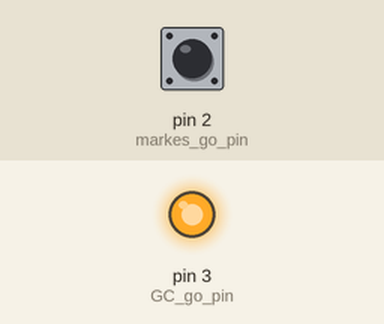
Recording of a sketch running on a simulated Arduino Uno, built with avr-gcc and run on an emulated ATmega328P. On the bench: output pins drawn as LEDs (lit = HIGH). The inputs (shaded band) are chosen by the test bench; at power-on: pin 2 (markes_go_pin) HIGH.

Above: at 1.2 s.
1.3 s: pin 2 (markes_go_pin) pulled LOW for 0.15 s
At 1.37 s:
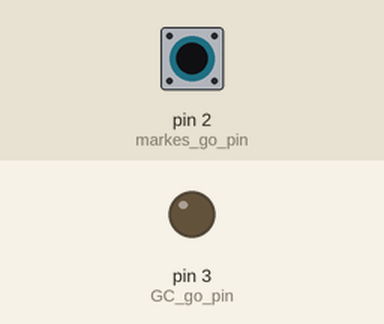
2.9 s: pin 2 (markes_go_pin) pulled LOW for 3.2 s
At 7.3 s:
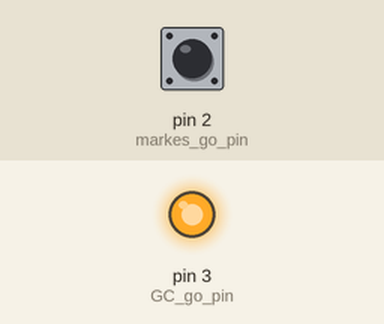
Timing chart, 0 to 8.8 s (numbered marks = the images above; inputs shaded):
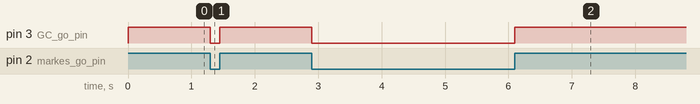

Measured:
- after the input at 1.3 s, pin 3 (GC_go_pin): HIGH → LOW at once, → HIGH 0.15 s later
- after the input at 2.9 s, pin 3 (GC_go_pin): HIGH → LOW at once, → HIGH 3.2 s later

The sketch:

GC_Markes_nano.ino
```cpp
int markes_go_pin = 2;
int GC_go_pin = 3;

void setup() {
  // put your setup code here, to run once:
pinMode(markes_go_pin, INPUT_PULLUP);
pinMode(GC_go_pin, OUTPUT);
digitalWrite(GC_go_pin, HIGH);
}

void loop() {
  // put your main code here, to run repeatedly:
  int go_signal = digitalRead(markes_go_pin);

  if(go_signal == LOW){
    digitalWrite(GC_go_pin, LOW);
  }
  else{
    digitalWrite(GC_go_pin, HIGH);
  }

}
```
